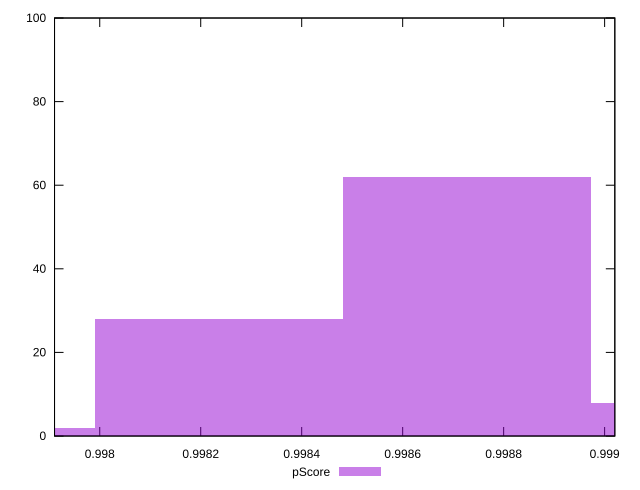

Write gnuplot code to recreate this figure.
reset

$pScore <<EOF
0.9982360623818104 28
0.9987270786446641 62
0.999218094907518 8
0.9977450461189565 2
EOF

set key outside below
set boxwidth 0.0004910162628538172
set xrange [0.9979104568187506:0.999020196718414]
set yrange [0:100]
set trange [0:100]
set style fill transparent solid 0.5 noborder
set terminal svg size 640, 490 enhanced background rgb 'white'
set output "reports/report_00030_2021-02-24T20-42-31.540Z/mainthread-work-breakdown/samples/agenda/pScore/histogram.svg"

plot $pScore title "pScore" with boxes

reset
